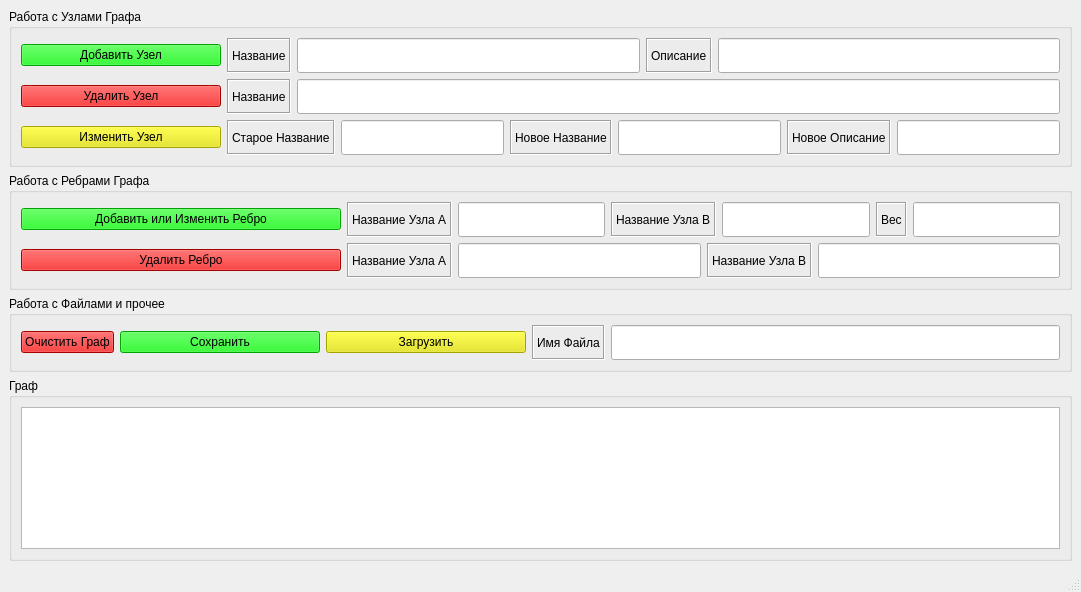
<?xml version="1.0" encoding="UTF-8"?>
<ui version="4.0">
 <class>MainWindow</class>
 <widget class="QMainWindow" name="MainWindow">
  <property name="geometry">
   <rect>
    <x>0</x>
    <y>0</y>
    <width>1081</width>
    <height>592</height>
   </rect>
  </property>
  <property name="windowTitle">
   <string>Визуализация Графа</string>
  </property>
  <widget class="QWidget" name="centralwidget">
   <layout class="QVBoxLayout" name="verticalLayout_5">
    <item>
     <widget class="QGroupBox" name="groupBox">
      <property name="title">
       <string>Работа с Узлами Графа</string>
      </property>
      <layout class="QVBoxLayout" name="verticalLayout_2">
       <item>
        <layout class="QVBoxLayout" name="verticalLayout">
         <item>
          <layout class="QHBoxLayout" name="horizontalLayout">
           <item>
            <widget class="QPushButton" name="AddNodeButton">
             <property name="sizePolicy">
              <sizepolicy hsizetype="Minimum" vsizetype="Fixed">
               <horstretch>0</horstretch>
               <verstretch>0</verstretch>
              </sizepolicy>
             </property>
             <property name="minimumSize">
              <size>
               <width>200</width>
               <height>0</height>
              </size>
             </property>
             <property name="maximumSize">
              <size>
               <width>16777215</width>
               <height>16777215</height>
              </size>
             </property>
             <property name="baseSize">
              <size>
               <width>0</width>
               <height>0</height>
              </size>
             </property>
             <property name="autoFillBackground">
              <bool>false</bool>
             </property>
             <property name="styleSheet">
              <string notr="true">QPushButton
{
	background-color: rgb(0, 230, 0);
}

QPushButton:pressed
{
	background-color: rgb(0, 100, 0);
}</string>
             </property>
             <property name="text">
              <string>Добавить Узел</string>
             </property>
            </widget>
           </item>
           <item>
            <widget class="QLabel" name="label_8">
             <property name="frameShape">
              <enum>QFrame::Box</enum>
             </property>
             <property name="frameShadow">
              <enum>QFrame::Sunken</enum>
             </property>
             <property name="text">
              <string>Название</string>
             </property>
            </widget>
           </item>
           <item>
            <widget class="QLineEdit" name="NameAddLine">
             <property name="sizePolicy">
              <sizepolicy hsizetype="Expanding" vsizetype="Minimum">
               <horstretch>0</horstretch>
               <verstretch>0</verstretch>
              </sizepolicy>
             </property>
             <property name="minimumSize">
              <size>
               <width>0</width>
               <height>35</height>
              </size>
             </property>
            </widget>
           </item>
           <item>
            <widget class="QLabel" name="label_9">
             <property name="frameShape">
              <enum>QFrame::Box</enum>
             </property>
             <property name="frameShadow">
              <enum>QFrame::Sunken</enum>
             </property>
             <property name="text">
              <string>Описание</string>
             </property>
            </widget>
           </item>
           <item>
            <widget class="QLineEdit" name="DescriptionAddLine">
             <property name="sizePolicy">
              <sizepolicy hsizetype="Expanding" vsizetype="Minimum">
               <horstretch>0</horstretch>
               <verstretch>0</verstretch>
              </sizepolicy>
             </property>
             <property name="minimumSize">
              <size>
               <width>0</width>
               <height>35</height>
              </size>
             </property>
             <property name="text">
              <string/>
             </property>
            </widget>
           </item>
          </layout>
         </item>
         <item>
          <layout class="QHBoxLayout" name="horizontalLayout_2">
           <item>
            <widget class="QPushButton" name="DelNodeButton">
             <property name="minimumSize">
              <size>
               <width>200</width>
               <height>0</height>
              </size>
             </property>
             <property name="toolTip">
              <string notr="true">Если вы хотите удалить несколько, то запишите их через запятую без пробелов</string>
             </property>
             <property name="styleSheet">
              <string notr="true">QPushButton
{
	background-color: rgb(230, 0, 0);
}

QPushButton:pressed
{
	background-color: rgb(100, 0, 0);
}</string>
             </property>
             <property name="text">
              <string>Удалить Узел</string>
             </property>
            </widget>
           </item>
           <item>
            <widget class="QLabel" name="label_10">
             <property name="frameShape">
              <enum>QFrame::Box</enum>
             </property>
             <property name="frameShadow">
              <enum>QFrame::Sunken</enum>
             </property>
             <property name="text">
              <string>Название</string>
             </property>
            </widget>
           </item>
           <item>
            <widget class="QLineEdit" name="NameDelLine">
             <property name="sizePolicy">
              <sizepolicy hsizetype="Expanding" vsizetype="Minimum">
               <horstretch>0</horstretch>
               <verstretch>0</verstretch>
              </sizepolicy>
             </property>
             <property name="minimumSize">
              <size>
               <width>0</width>
               <height>35</height>
              </size>
             </property>
            </widget>
           </item>
          </layout>
         </item>
         <item>
          <layout class="QHBoxLayout" name="horizontalLayout_3">
           <item>
            <widget class="QPushButton" name="ChangeNodeButton">
             <property name="minimumSize">
              <size>
               <width>200</width>
               <height>0</height>
              </size>
             </property>
             <property name="styleSheet">
              <string notr="true">QPushButton
{
	background-color: rgb(230, 230, 0);
}

QPushButton:pressed
{
	background-color:rgb(147, 147, 0) ;
}</string>
             </property>
             <property name="text">
              <string>Изменить Узел</string>
             </property>
            </widget>
           </item>
           <item>
            <widget class="QLabel" name="label_11">
             <property name="frameShape">
              <enum>QFrame::Box</enum>
             </property>
             <property name="frameShadow">
              <enum>QFrame::Sunken</enum>
             </property>
             <property name="text">
              <string>Старое Название</string>
             </property>
            </widget>
           </item>
           <item>
            <widget class="QLineEdit" name="OldNameChangeLine">
             <property name="sizePolicy">
              <sizepolicy hsizetype="Expanding" vsizetype="Minimum">
               <horstretch>0</horstretch>
               <verstretch>0</verstretch>
              </sizepolicy>
             </property>
             <property name="minimumSize">
              <size>
               <width>0</width>
               <height>35</height>
              </size>
             </property>
            </widget>
           </item>
           <item>
            <widget class="QLabel" name="label_12">
             <property name="frameShape">
              <enum>QFrame::Box</enum>
             </property>
             <property name="frameShadow">
              <enum>QFrame::Sunken</enum>
             </property>
             <property name="text">
              <string>Новое Название</string>
             </property>
            </widget>
           </item>
           <item>
            <widget class="QLineEdit" name="NewNameChangeLine">
             <property name="sizePolicy">
              <sizepolicy hsizetype="Expanding" vsizetype="Minimum">
               <horstretch>0</horstretch>
               <verstretch>0</verstretch>
              </sizepolicy>
             </property>
            </widget>
           </item>
           <item>
            <widget class="QLabel" name="label_13">
             <property name="frameShape">
              <enum>QFrame::Box</enum>
             </property>
             <property name="frameShadow">
              <enum>QFrame::Sunken</enum>
             </property>
             <property name="text">
              <string>Новое Описание</string>
             </property>
            </widget>
           </item>
           <item>
            <widget class="QLineEdit" name="NewDescriptionChangeLine">
             <property name="sizePolicy">
              <sizepolicy hsizetype="Expanding" vsizetype="Minimum">
               <horstretch>0</horstretch>
               <verstretch>0</verstretch>
              </sizepolicy>
             </property>
            </widget>
           </item>
          </layout>
         </item>
        </layout>
       </item>
      </layout>
     </widget>
    </item>
    <item>
     <widget class="QGroupBox" name="groupBox_2">
      <property name="title">
       <string>Работа с Ребрами Графа</string>
      </property>
      <layout class="QVBoxLayout" name="verticalLayout_4">
       <item>
        <layout class="QVBoxLayout" name="verticalLayout_3">
         <item>
          <layout class="QHBoxLayout" name="horizontalLayout_4">
           <item>
            <widget class="QPushButton" name="AddEdgeButton">
             <property name="sizePolicy">
              <sizepolicy hsizetype="Minimum" vsizetype="Fixed">
               <horstretch>0</horstretch>
               <verstretch>0</verstretch>
              </sizepolicy>
             </property>
             <property name="minimumSize">
              <size>
               <width>320</width>
               <height>0</height>
              </size>
             </property>
             <property name="baseSize">
              <size>
               <width>400</width>
               <height>0</height>
              </size>
             </property>
             <property name="styleSheet">
              <string notr="true">QPushButton
{
	background-color: rgb(0, 230, 0);
}

QPushButton:pressed
{
	background-color: rgb(0, 100, 0);
}</string>
             </property>
             <property name="text">
              <string>Добавить или Изменить Ребро</string>
             </property>
            </widget>
           </item>
           <item>
            <widget class="QLabel" name="label">
             <property name="frameShape">
              <enum>QFrame::Box</enum>
             </property>
             <property name="frameShadow">
              <enum>QFrame::Sunken</enum>
             </property>
             <property name="text">
              <string>Название Узла А</string>
             </property>
            </widget>
           </item>
           <item>
            <widget class="QLineEdit" name="Name1AddEdgeLine">
             <property name="sizePolicy">
              <sizepolicy hsizetype="Expanding" vsizetype="Minimum">
               <horstretch>0</horstretch>
               <verstretch>0</verstretch>
              </sizepolicy>
             </property>
             <property name="minimumSize">
              <size>
               <width>0</width>
               <height>35</height>
              </size>
             </property>
             <property name="text">
              <string/>
             </property>
            </widget>
           </item>
           <item>
            <widget class="QLabel" name="label_2">
             <property name="frameShape">
              <enum>QFrame::Box</enum>
             </property>
             <property name="frameShadow">
              <enum>QFrame::Sunken</enum>
             </property>
             <property name="text">
              <string>Название Узла B</string>
             </property>
            </widget>
           </item>
           <item>
            <widget class="QLineEdit" name="Name2AddEdgeLine">
             <property name="sizePolicy">
              <sizepolicy hsizetype="Expanding" vsizetype="Minimum">
               <horstretch>0</horstretch>
               <verstretch>0</verstretch>
              </sizepolicy>
             </property>
            </widget>
           </item>
           <item>
            <widget class="QLabel" name="label_3">
             <property name="frameShape">
              <enum>QFrame::Box</enum>
             </property>
             <property name="frameShadow">
              <enum>QFrame::Sunken</enum>
             </property>
             <property name="text">
              <string>Вес</string>
             </property>
            </widget>
           </item>
           <item>
            <widget class="QLineEdit" name="WeightAddEdgeLine">
             <property name="sizePolicy">
              <sizepolicy hsizetype="Expanding" vsizetype="Minimum">
               <horstretch>0</horstretch>
               <verstretch>0</verstretch>
              </sizepolicy>
             </property>
            </widget>
           </item>
          </layout>
         </item>
         <item>
          <layout class="QHBoxLayout" name="horizontalLayout_5">
           <item>
            <widget class="QPushButton" name="DelEdgeButton">
             <property name="minimumSize">
              <size>
               <width>320</width>
               <height>0</height>
              </size>
             </property>
             <property name="styleSheet">
              <string notr="true">QPushButton
{
	background-color: rgb(230, 0, 0);
}

QPushButton:pressed
{
	background-color: rgb(100, 0, 0);
}</string>
             </property>
             <property name="text">
              <string>Удалить Ребро</string>
             </property>
            </widget>
           </item>
           <item>
            <widget class="QLabel" name="label_4">
             <property name="frameShape">
              <enum>QFrame::Box</enum>
             </property>
             <property name="frameShadow">
              <enum>QFrame::Sunken</enum>
             </property>
             <property name="text">
              <string>Название Узла А</string>
             </property>
            </widget>
           </item>
           <item>
            <widget class="QLineEdit" name="Name1DelEdgeLine">
             <property name="sizePolicy">
              <sizepolicy hsizetype="Expanding" vsizetype="Minimum">
               <horstretch>0</horstretch>
               <verstretch>0</verstretch>
              </sizepolicy>
             </property>
             <property name="minimumSize">
              <size>
               <width>0</width>
               <height>35</height>
              </size>
             </property>
            </widget>
           </item>
           <item>
            <widget class="QLabel" name="label_5">
             <property name="frameShape">
              <enum>QFrame::Box</enum>
             </property>
             <property name="frameShadow">
              <enum>QFrame::Sunken</enum>
             </property>
             <property name="text">
              <string>Название Узла В</string>
             </property>
            </widget>
           </item>
           <item>
            <widget class="QLineEdit" name="Name2DelEdgeLine">
             <property name="sizePolicy">
              <sizepolicy hsizetype="Expanding" vsizetype="Minimum">
               <horstretch>0</horstretch>
               <verstretch>0</verstretch>
              </sizepolicy>
             </property>
            </widget>
           </item>
          </layout>
         </item>
        </layout>
       </item>
      </layout>
     </widget>
    </item>
    <item>
     <widget class="QGroupBox" name="groupBox_3">
      <property name="title">
       <string>Работа с Файлами и прочее</string>
      </property>
      <layout class="QHBoxLayout" name="horizontalLayout_9">
       <item>
        <layout class="QHBoxLayout" name="horizontalLayout_8">
         <item>
          <layout class="QHBoxLayout" name="horizontalLayout_6">
           <item>
            <widget class="QPushButton" name="DelGraphButton">
             <property name="styleSheet">
              <string notr="true">QPushButton
{
	background-color: rgb(230, 0, 0);
}

QPushButton:pressed
{
	background-color: rgb(100, 0, 0);
}</string>
             </property>
             <property name="text">
              <string>Очистить Граф</string>
             </property>
            </widget>
           </item>
           <item>
            <widget class="QPushButton" name="SaveGraphButton">
             <property name="minimumSize">
              <size>
               <width>200</width>
               <height>0</height>
              </size>
             </property>
             <property name="styleSheet">
              <string notr="true">QPushButton
{
	background-color: rgb(0, 230, 0);
}

QPushButton:pressed
{
	background-color: rgb(0, 100, 0);
}</string>
             </property>
             <property name="text">
              <string>Сохранить</string>
             </property>
            </widget>
           </item>
           <item>
            <widget class="QPushButton" name="LoadGraphButton">
             <property name="minimumSize">
              <size>
               <width>200</width>
               <height>0</height>
              </size>
             </property>
             <property name="styleSheet">
              <string notr="true">QPushButton
{
	background-color: rgb(230, 230, 0);
}

QPushButton:pressed
{
	background-color:rgb(147, 147, 0) ;
}</string>
             </property>
             <property name="text">
              <string>Загрузить</string>
             </property>
            </widget>
           </item>
           <item>
            <widget class="QLabel" name="label_6">
             <property name="frameShape">
              <enum>QFrame::Box</enum>
             </property>
             <property name="frameShadow">
              <enum>QFrame::Sunken</enum>
             </property>
             <property name="text">
              <string>Имя Файла</string>
             </property>
            </widget>
           </item>
           <item>
            <widget class="QLineEdit" name="FileNameLine">
             <property name="sizePolicy">
              <sizepolicy hsizetype="Expanding" vsizetype="Minimum">
               <horstretch>0</horstretch>
               <verstretch>0</verstretch>
              </sizepolicy>
             </property>
             <property name="minimumSize">
              <size>
               <width>0</width>
               <height>35</height>
              </size>
             </property>
            </widget>
           </item>
          </layout>
         </item>
         <item>
          <layout class="QHBoxLayout" name="horizontalLayout_7"/>
         </item>
        </layout>
       </item>
      </layout>
     </widget>
    </item>
    <item>
     <widget class="QGroupBox" name="groupBox_4">
      <property name="title">
       <string>Граф</string>
      </property>
      <layout class="QHBoxLayout" name="horizontalLayout_10">
       <item>
        <widget class="QGraphicsView" name="graphicsView"/>
       </item>
      </layout>
     </widget>
    </item>
   </layout>
  </widget>
  <widget class="QMenuBar" name="menubar">
   <property name="geometry">
    <rect>
     <x>0</x>
     <y>0</y>
     <width>1081</width>
     <height>21</height>
    </rect>
   </property>
  </widget>
  <widget class="QStatusBar" name="statusbar"/>
 </widget>
 <resources/>
 <connections/>
</ui>
